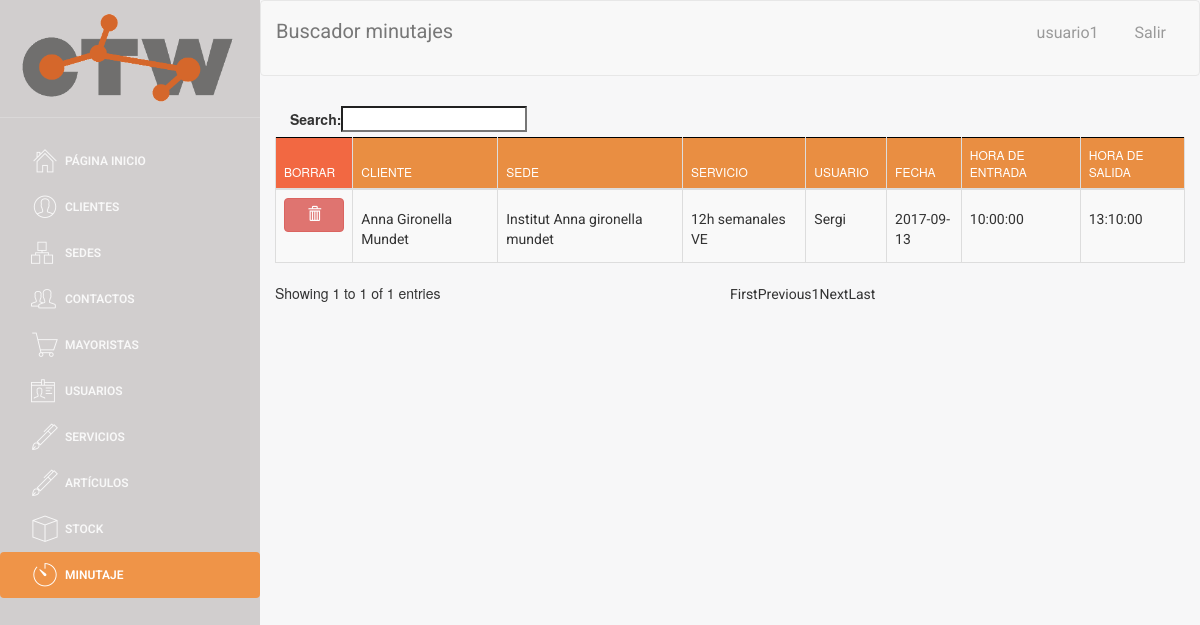
Screenshot of /buscador/buscador_minutaje.php (signed in) with the database file from the repository.
### tables this page shows
CREATE TABLE `MINUTAJE` (
  `ID_MINUTAJE` int(4) NOT NULL,
  `fecha` date NOT NULL,
  `hora_entrada` time NOT NULL,
  `hora_salida` time DEFAULT NULL,
  `ID_servicio` int(4) DEFAULT NULL,
  `ID_usuario` int(4) DEFAULT NULL,
  `ID_sede` int(5) DEFAULT NULL,
  `NIF_cliente` varchar(9) DEFAULT NULL
);

CREATE TABLE `CLIENTE` (
  `NIF_EMPRESA` varchar(9) NOT NULL,
  `nombre_comercial` varchar(35) NOT NULL,
  `nombre_completo` varchar(60) NOT NULL,
  `telefono` int(9) NOT NULL,
  `email` varchar(30) NOT NULL,
  `ciudad_facturacion` varchar(25) NOT NULL,
  `codigo_postal_facturacion` varchar(10) NOT NULL,
  `calle_facturacion` varchar(30) NOT NULL,
  `numero_facturacion` varchar(30) NOT NULL,
  `ciudad_envio` varchar(25) NOT NULL,
  `codigo_postal_envio` varchar(10) NOT NULL,
  `calle_envio` varchar(30) NOT NULL,
  `numero_envio` varchar(30) NOT NULL,
  `IBAN` varchar(34) NOT NULL,
  `SEPA` varchar(2) NOT NULL,
  `pais` varchar(30) DEFAULT NULL,
  `prefijo` int(5) DEFAULT NULL,
  `activo` tinyint(1) NOT NULL
);

CREATE TABLE `SEDE` (
  `ID_SEDE` int(5) NOT NULL,
  `NIF_cliente` varchar(9) DEFAULT NULL,
  `nombre` varchar(40) DEFAULT NULL,
  `ubicacion` varchar(50) DEFAULT NULL,
  `ciudad` varchar(25) NOT NULL,
  `codigo_postal` varchar(10) NOT NULL,
  `calle` varchar(30) NOT NULL,
  `numero` varchar(8) NOT NULL,
  `telefono` int(9) NOT NULL,
  `pais` varchar(30) DEFAULT NULL,
  `prefijo` int(5) DEFAULT NULL,
  `activo` tinyint(1) NOT NULL DEFAULT '1'
);

CREATE TABLE `SERVICIO` (
  `ID_SERVICIO` int(4) NOT NULL,
  `nombre` varchar(30) NOT NULL,
  `descripcion` text,
  `precio` float NOT NULL DEFAULT '0',
  `NIF_empresa` varchar(20) DEFAULT NULL,
  `activo` tinyint(4) NOT NULL DEFAULT '1'
);

CREATE TABLE `USUARIO` (
  `ID_USUARIO` int(4) NOT NULL,
  `nombre` varchar(40) NOT NULL,
  `apellido` varchar(40) NOT NULL,
  `correo` varchar(40) NOT NULL,
  `telefono` int(9) NOT NULL,
  `user` varchar(20) NOT NULL,
  `password` varchar(50) NOT NULL,
  `rol` int(1) NOT NULL,
  `activo` tinyint(1) NOT NULL,
  `imagen` varchar(30) DEFAULT NULL
);

### web/assets/php/selects.php (called while the page is built, shortened)
<?php
function select_all_minutaje()
{
    $conn = connect();
    $sql = "SELECT *
    FROM MINUTAJE";
    $data = $conn->query($sql);
    return $data;
}
function select_nombre_servicio($ID_servicio)
{
    $conn = connect();
    $sql = "SELECT nombre
    FROM SERVICIO WHERE ID_SERVICIO = '" . $ID_servicio . "'";
    $data = $conn->query($sql);
    $row = $data->fetch_assoc();
    $nombre_servicio = $row['nombre'];
    return $nombre_servicio;
}
function select_nombre_usuario($ID_usuario)
{
    $conn = connect();
    $sql = "SELECT nombre
    FROM USUARIO WHERE ID_USUARIO = '" . $ID_usuario . "'";
    $data = $conn->query($sql);
    $row = $data->fetch_assoc();
    $nombre_usuario = $row['nombre'];
    return $nombre_usuario;
}
function select_nombre_sede($ID_sede)
{
    $conn = connect();
    $sql = "SELECT nombre
    FROM SEDE WHERE ID_SEDE = '" . $ID_sede . "'";
    $data = $conn->query($sql);
    $row = $data->fetch_assoc();
    $nombre_sede = $row['nombre'];
    return $nombre_sede;
}
function select_nombre_cliente($NIF_cliente)
{
    $conn = connect();
    $sql = "SELECT nombre_comercial
    FROM CLIENTE WHERE NIF_EMPRESA = '" . $NIF_cliente . "'";
    $data = $conn->query($sql);
    $row = $data->fetch_assoc();
    $nombre_cliente = $row['nombre_comercial'];
    return $nombre_cliente;
}

### web/buscador/buscador_minutaje.php (the view, shortened to what this page needs)
<!doctype html>
<?php
include('../assets/php/selects.php');
include('../assets/php/functions.php');
if ($_SESSION["login_done"] == true){
?>
<html lang="en">
<head>
</head>
<body>
<div class="wrapper">
    <div class="sidebar">
        <div class="sidebar-wrapper">
        </div>
    </div>
    <div class="main-panel">
        <nav class="navbar navbar-default navbar-fixed">
            <div class="container-fluid">
                <div class="navbar-header">
                <a class="navbar-brand">Buscador minutajes</a>
            </div>
            <div class="collapse navbar-collapse">
            </div>
        </div>
        </nav>
        <div class="content">
            <div class="container-fluid">
                <div class="row">
                    <div>
                        <div>
                            <table id="buscador_minutaje" class="table table-striped table-bordered">
                                <thead>
                                <tr>
                                    <th style="background-color: #F26842; width: 3px;">Borrar</th>
                                    <th>Cliente</th>
                                    <th>Sede</th>
                                    <th>Servicio</th>
                                    <th>Usuario</th>
                                    <th>Fecha</th>
                                    <th>Hora de entrada</th>
                                    <th>Hora de salida</th>
                                </tr>
                                </thead>
                                <tbody>
                                <?php
                                $data = select_all_minutaje();
                                if ($data->num_rows > 0) {
                                $i = 0;
                                while ($row = $data->fetch_assoc()) {
                                $pk = $row['ID_MINUTAJE'];
                                $i++;
                                $div = "div" . $i;
                                ?>
                                <tr id="<?php echo "$div"; ?>" value="<?php echo "$pk"; ?>">
                                    <td><label style="width: 100%"><center><button style="width: 100%"class="btn btn-danger" onclick="borrar_minutaje(<?php echo "$pk"; ?>)"><span class="glyphicon glyphicon-trash "></span></button></center></label></td>
                                    <td><label style="margin-top: 11px;">
                                            <a href="#" data-pk=<?php echo "\"$pk\""; ?>>
                                                <?php
                                                $nif_cliente = $row['NIF_cliente'];
                                                $nombreCliente = select_nombre_cliente($nif_cliente);
                                                echo $nombreCliente;
                                                ?>
                                            </a>
                                        </label>
                                    </td>
                                    <td><label style="margin-top: 11px;">
                                            <a href="#" data-pk=<?php echo "\"$pk\""; ?>>
                                                <?php
                                                $id_sede = $row['ID_sede'];
                                                $nombreSede = select_nombre_sede($id_sede);
                                                echo $nombreSede;
                                                ?>
                                            </a>
                                        </label>
                                    </td>
                                    <td><label style="margin-top: 11px;">
                                            <a data-pk=<?php echo "\"$pk\""; ?>>
                                                <?php
                                                $id_servicio = $row['ID_servicio'];
                                                $nombreServicio = select_nombre_servicio($id_servicio);
                                                echo $nombreServicio;
                                                ?>
                                            </a>
                                        </label>
                                    </td>
                                    <td><label style="margin-top: 11px;">
                                            <a href="#" data-pk=<?php echo "\"$pk\""; ?>>
                                                <?php
                                                $id_usuario = $row['ID_usuario'];
                                                $nombreUsuario = select_nombre_usuario($id_usuario);
                                                echo $nombreUsuario;
                                                ?>
                                            </a>
                                        </label>
                                    </td>
                                    <td><label style="margin-top: 11px;"><a href="#" class="fecha"
                                                                            data-pk=<?php echo "\"$pk\""; ?>><?php echo $row['fecha'] ?> </a></label>
                                    </td>
                                    <td><label style="margin-top: 11px;"><a href="#" class="hora_entrada"
                                                                            data-pk=<?php echo "\"$pk\""; ?>><?php echo $row['hora_entrada'] ?> </a></label>
                                    </td>
                                    <td><label style="margin-top: 11px;"><a href="#" class="hora_salida"
                                                                            data-pk=<?php echo "\"$pk\""; ?>><?php echo $row['hora_salida'] ?> </a></label>
                                    </td>
                                    <?php
                                    }
                                    } else {
                                        echo "0 results";
                                    }
                                    ?>
                                </tbody>
                            </table>
                        </div>
                    </div>
                </div>
            </div>
        </div>
    </div>
</div>
</body>
</html>
<?php
} else {
    echo "false";
    header("location:../index.php");
}
?>

### web/assets/css/table_editor.css (style rules this page uses)
a, a:hover { color: #000; }

### web/assets/css/table.css (style rules this page uses)
table { border: none; }
table thead, table tfoot { background-color: #e98e42; border: 1px solid black; }
table tr.odd, table tr.even { transition: all .2s ease; }
a, a:hover { color: #000; }

### rows the page displays
minutaje: $pk 12 (drawn), NIF_cliente.nombre_comercial "Anna Gironella Mundet", ID_sede.nombre "Institut Anna gironella mundet", ID_servicio.nombre "12h semanales VE", ID_usuario.nombre "Sergi", fecha "2017-09-13", hora_entrada "10:00:00", hora_salida "13:10:00"
